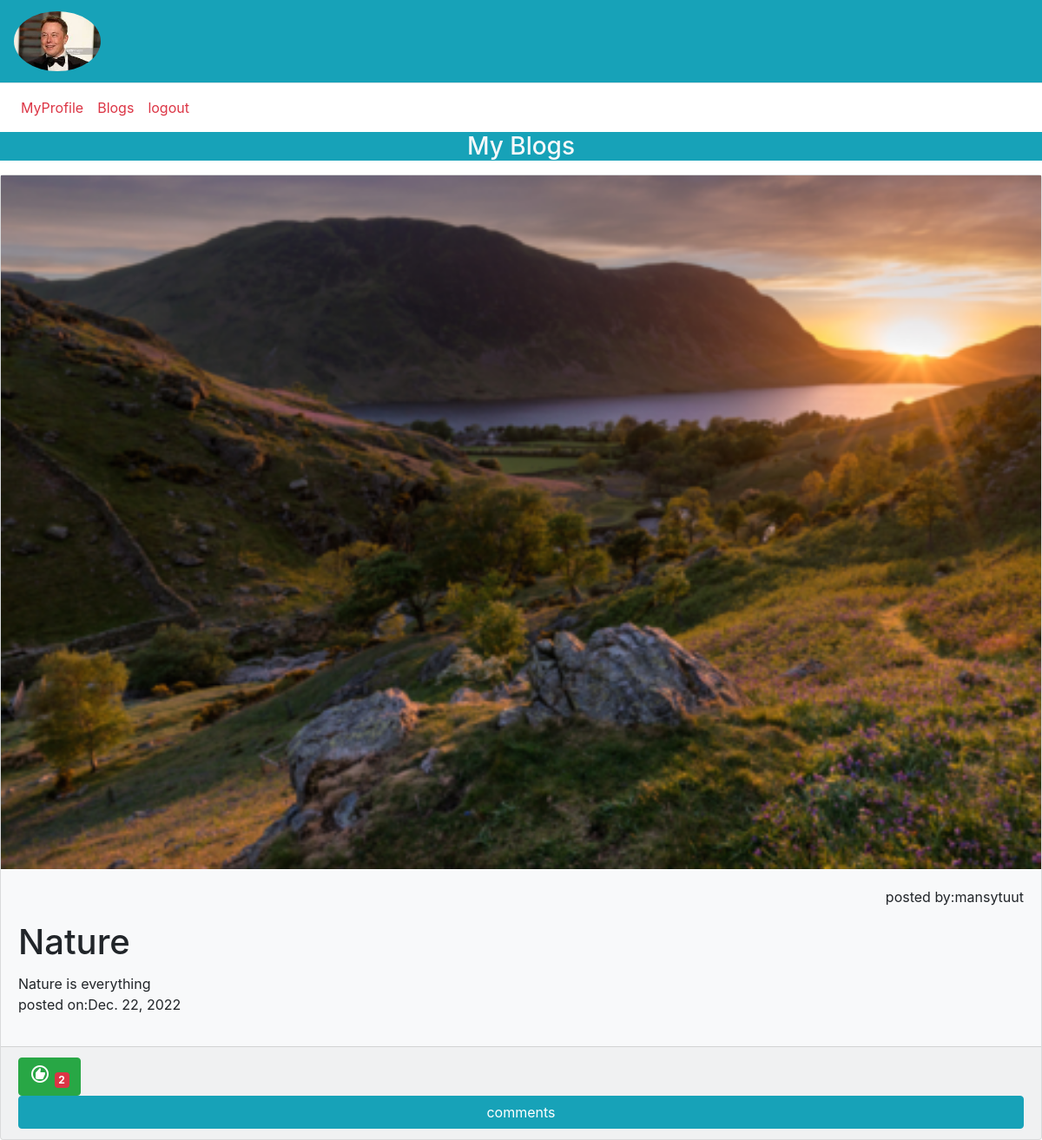
/uh/blogs/ (signed in), run on the app's committed database.
### account/models.py (models this page shows)
class Userprofile(models.Model):
    popic=models.ImageField(upload_to='profile_pictures',null=True)
    options=(
        ('male','male'),
        ('female','female'),
        ('others','others'),
    )
    gender=models.CharField(max_length=12,choices=options,default='female')
    phone=models.IntegerField()
    user=models.OneToOneField(User,on_delete=models.CASCADE,related_name='user')

### user/models.py (models this page shows)
class BlogModel(models.Model):
    title=models.CharField(max_length=100)
    content=models.TextField()
    image=models.ImageField(upload_to='blog_images',null=True,blank=True)
    Date=models.DateField(null=True,auto_now_add=True)
    author=models.ForeignKey(User,on_delete=models.CASCADE,related_name='author')
    liked_by=models.ManyToManyField(User)
    @property
    def liked_count(self):
      liked_cnt=self.liked_by.all().count()
      return liked_cnt

### user/views.py (the view)
# urls.py: path('blogs/',MyBlogs.as_view(),name="blogs"),
class MyBlogs(TemplateView):
    template_name='blogs.html'
    def get_context_data(self,**kwargs):
        context=super().get_context_data(**kwargs)
        blog=BlogModel.objects.filter(author=self.request.user)
        context['data']=blog
        context['cmnts']=Comments.objects.all()
        return context

### user/templates/blogs.html (shortened to what this page needs)
{% extends 'uhome.html' %}
{%block uhome%}
<h3 class="bg-info text-light text-center">My Blogs</h3>
<div>
  {%for i in data%}
    <div class="card mt-3 bg-light">
      {%if i.image%}
      <img src="{{i.image.url}}" alt="blog-image">
      {%endif%}
      <div class="card-body">
        <p class="text-right">posted by:{{i.author.first_name}}{{i.author.last_name}}</p>
        <h1 class="card-title">{{i.title}}</h1>
        <div class="card-content">
          {{i.content}}
        </div>
        <p>posted on:{{i.Date}}</p>
      </div>
      <div class="card-footer">
        <a href="{%url "add-l" i.id%}"class="btn btn-success"><span class="material-symbols-outlined">
          </span>
        <span class="badge badge-danger">{{i.liked_count}}</span></a>
        <button data-toggle="collapse" class="btn btn-info btn-block" data-target="#demo{{i.id}}">comments</button>
  </div>
</div>
    {%endfor%}
  </div>
    {%endblock uhome%}

### user/templates/uhome.html (shortened to what this page needs)
<!doctype html>
<html lang="en">
  <head>
    <link rel="stylesheet" href="https://stackpath.bootstrapcdn.com/bootstrap/4.3.1/css/bootstrap.min.css">
  </head>
  <body>
    <nav class="navbar navbar-expand-sm bg-info nav-tabs">
      <a class="navbar-brand" href="{% url 'uhome' %}">
      <img src="{{request.user.user.popic.url}}" style="width:100px;hieght:80px;" class="rounded-circle alt=">
      </a>
    </nav>
    <nav class="navbar navbar-expand-sm bg info nav tabs">
     <ul class="navbar-nav">
      <li class="nav-item"><a href="{% url 'upro' %}" class="nav-link text-danger">MyProfile</a>
      <li class="nav-item"><a href="{% url 'blogs' %}" class="nav-link text-danger">Blogs</a>
      <li class="nav-item"><a href="{% url 'logo' %}" class="nav-link text-danger">logout</a>
     </ul>
    </nav>
    {% block uhome %}{% endblock uhome %}
  </body>
  </html>

### data on the page
BlogModel: image (picture), author.first_name "mans", author.last_name "ytuut", title "Nature", content "Nature is everything", Date "Dec. 22, 2022", liked_count "2"
